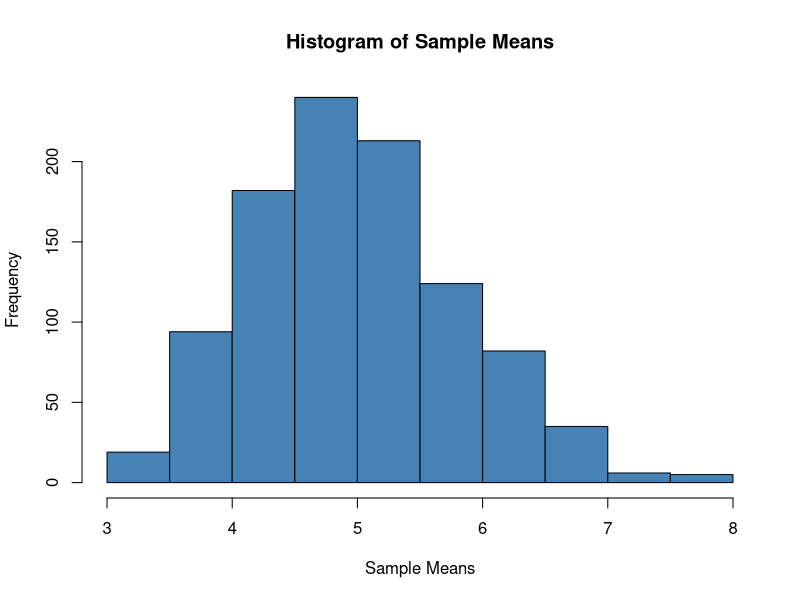
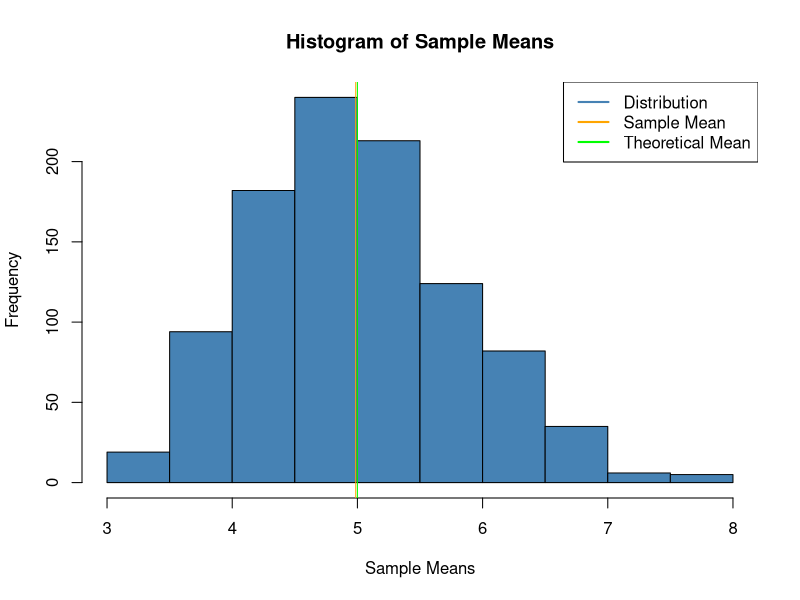
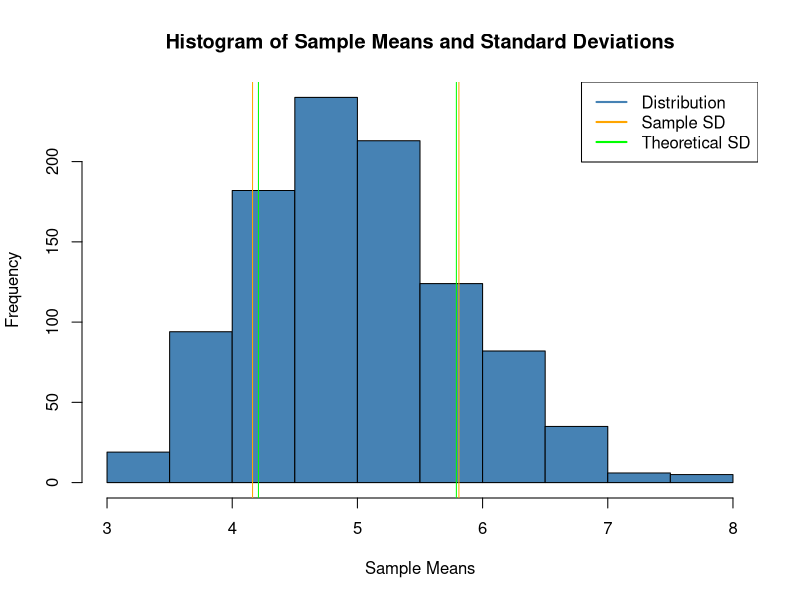

Generate these figures, in order, with R:
## ---- chunk 1
#number of simulations
nosim <- 1000
#lambda value given
lambda <- 0.2
#number of samples
n <- 40

#set seed for reproducibility
set.seed(42)

#run exponential simulations
sim <- matrix(data = rexp(nosim * n, rate = lambda), nrow = nosim)
#apply the mean to get the mean of each row
sim_means <- apply(sim, 1, mean)
## ---- chunk 2
#plot the histogram
hist(sim_means, main="Histogram of Sample Means", xlab="Sample Means", ylab="Frequency", col = "steelblue")
## ---- chunk 3
sample_mean <- mean(sim_means)
theoretical_mean <- 1/lambda
sample_mean
theoretical_mean
## ---- chunk 4
#plot the histogram
hist(sim_means, main="Histogram of Sample Means", xlab="Sample Means", ylab="Frequency", col = "steelblue")
abline(v = sample_mean, col = "orange")
abline(v = theoretical_mean, col = "green")
legend(x = "topright", c("Distribution", "Sample Mean", "Theoretical Mean"), col = c("steelblue", "orange", "green"), lwd = c(2, 2, 2))
## ---- chunk 5
sample_sd <- sd(sim_means)
theoretical_sd <- (1/lambda)/sqrt(n)
sample_variance <- (sd(sim_means))^2
theoretical_variance <- ((1/lambda)/sqrt(n))^2
sample_variance
theoretical_variance
## ---- chunk 6
#plot the histogram
hist(sim_means, main="Histogram of Sample Means and Standard Deviations", xlab="Sample Means", ylab="Frequency", col = "steelblue")
abline(v = sample_mean + sample_sd, col = "orange")
abline(v = sample_mean - sample_sd, col = "orange")
abline(v = theoretical_mean + theoretical_sd, col = "green")
abline(v = theoretical_mean - theoretical_sd, col = "green")
legend(x = "topright", c("Distribution", "Sample SD", "Theoretical SD"), col = c("steelblue", "orange", "green"), lwd = c(2, 2, 2))
